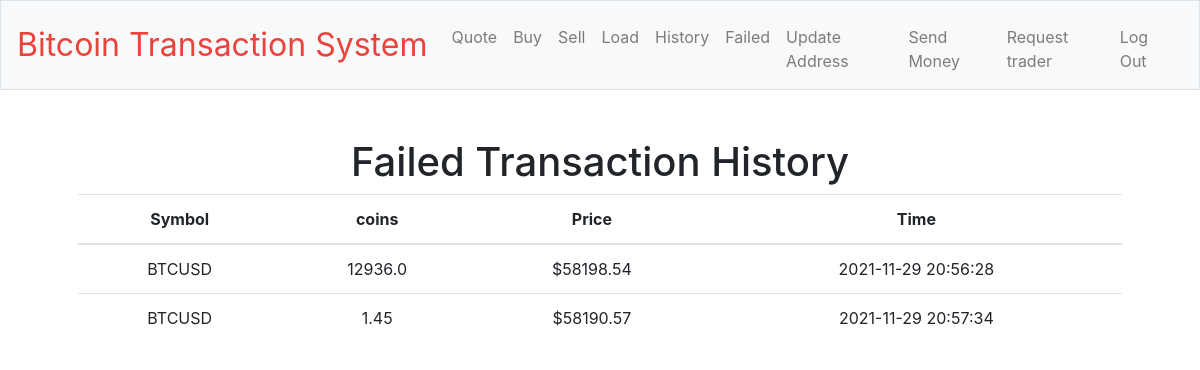
/failed (signed in), run on the app's committed database.
### tables this page shows
CREATE TABLE 'TRANSACTIONX' ('user_id' INTEGER, 'client_id' VARCHAR(100), 'trader_id' VARCHAR(100) NOT NULL DEFAULT 'self', 'price' REAL, 'coin' REAL, 'commission' REAL, 'commission_type' VARCHAR(100), 'status' INTEGER, 'time' timestamp DEFAULT CURRENT_TIMESTAMP, FOREIGN KEY('user_id') REFERENCES 'USER' ON DELETE CASCADE);

### app.py (the view)
@app.route("/failed")
@login_required
def failed():
    user = session["user_id"]
    role = session["role"]
    if role == "client":
        client = 'c'+str(user)
        failed = db.execute("SELECT client_id, price, coin, commission, commission_type, status, time FROM TRANSACTIONX WHERE client_id = (?) and status =-1", client)
        return render_template("client_failed.html", failed=failed)

### app.py (called while the page is built)
@app.after_request
def after_request(response):
    response.headers["Cache-Control"] = "no-cache, no-store, must-revalidate"
    response.headers["Expires"] = 0
    response.headers["Pragma"] = "no-cache"
    return response

### helpers.py (called while the page is built)
def login_required(f):
    @wraps(f)
    def decorated_function(*args, **kwargs):
        if session.get("user_id") is None:
            return redirect("/login")
        return f(*args, **kwargs)
    return decorated_function

### templates/client_failed.html (shortened to what this page needs)
{% extends "clayout.html" %}
{% block main %}
    <h1>Failed Transaction History</h1>
    <table class="table">
      <thead>
        <tr>
          <th scope="col">Symbol</th>
          <th scope="col">coins</th>
          <th scope="col">Price</th>
          <th scope="col">Time</th>
        </tr>
      </thead>
      <tbody>
          {% for i in failed %}
        <tr>
          <td>{{ "BTCUSD" }}</th>
          <td>{{ i["coin"] }}</td>
          <td>${{ i["price"] }}</td>
          <td>{{ i["time"] }}</td>
          {% endfor %}
        </tr>
      </tbody>
    </table>
{% endblock %}

### data on the page
TRANSACTIONX: value "BTCUSD", coin "12936.0", price "58198.54", time "2021-11-29 20:56:28"
TRANSACTIONX: value "BTCUSD", coin "1.45", price "58190.57", time "2021-11-29 20:57:34"
